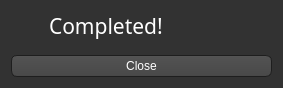
<?xml version="1.0" encoding="UTF-8"?>
<ui version="4.0">
 <class>Success</class>
 <widget class="QDialog" name="Success">
  <property name="geometry">
   <rect>
    <x>0</x>
    <y>0</y>
    <width>283</width>
    <height>88</height>
   </rect>
  </property>
  <property name="windowTitle">
   <string>Wii Music Editor Plus</string>
  </property>
  <property name="styleSheet">
   <string notr="true">QToolTip
{
     border: 1px solid black;
     background-color: #ffa02f;
     padding: 1px;
     border-radius: 3px;
     opacity: 100;
}

QWidget
{
    color: white;
    background-color: #323232;
}

QWidget:item:hover
{
    background-color: QLinearGradient( x1: 0, y1: 0, x2: 0, y2: 1, stop: 0 #ffa02f, stop: 1 #ca0619);
    color: #000000;
}

QWidget:item:selected
{
    background-color: QLinearGradient( x1: 0, y1: 0, x2: 0, y2: 1, stop: 0 #ffa02f, stop: 1 #d7801a);
}

QMenuBar
{
	background: #242424;
}

QMenuBar::item
{
    background: transparent;
}

QMenuBar::item:selected
{
    background: transparent;
    border: 1px solid #ffaa00;
}

QMenuBar::item:pressed
{
    background: #444;
    border: 1px solid #000;
    background-color: QLinearGradient(
        x1:0, y1:0,
        x2:0, y2:1,
        stop:1 #212121,
        stop:0.4 #343434/*,
        stop:0.2 #343434,
        stop:0.1 #ffaa00*/
    );
    margin-bottom:-1px;
    padding-bottom:1px;
}

QMenu
{
    border: 1px solid #000;
}

QMenu::item
{
    padding: 2px 20px 2px 20px;
}

QMenu::item:selected
{
    color: #000000;
}

QWidget:disabled
{
    color: #404040;
    background-color: #323232;
}

QLineEdit
{
    background-color: QLinearGradient( x1: 0, y1: 0, x2: 0, y2: 1, stop: 0 #4d4d4d, stop: 0 #646464, stop: 1 #5d5d5d);
    padding: 1px;
    border-style: solid;
    border: 1px solid #1e1e1e;
    border-radius: 5;
}

QSpinBox
{
    background-color: QLinearGradient( x1: 0, y1: 0, x2: 0, y2: 1, stop: 0 #4d4d4d, stop: 0 #646464, stop: 1 #5d5d5d);
    padding: 1px;
    border-style: solid;
    border: 1px solid #1e1e1e;
    border-radius: 5;
}

QPushButton
{
    color: white;
    background-color: QLinearGradient( x1: 0, y1: 0, x2: 0, y2: 1, stop: 0 #565656, stop: 0.1 #525252, stop: 0.5 #4e4e4e, stop: 0.9 #4a4a4a, stop: 1 #464646);
    border-width: 1px;
    border-color: #1e1e1e;
    border-style: solid;
    border-radius: 6;
    padding: 3px;
    padding-left: 5px;
    padding-right: 5px;
}

QPushButton:pressed
{
    background-color: QLinearGradient( x1: 0, y1: 0, x2: 0, y2: 1, stop: 0 #2d2d2d, stop: 0.1 #2b2b2b, stop: 0.5 #292929, stop: 0.9 #282828, stop: 1 #252525);
}

QComboBox
{
    selection-background-color: #ffaa00;
    background-color: QLinearGradient( x1: 0, y1: 0, x2: 0, y2: 1, stop: 0 #565656, stop: 0.1 #525252, stop: 0.5 #4e4e4e, stop: 0.9 #4a4a4a, stop: 1 #464646);
    border-style: solid;
    border: 1px solid #1e1e1e;
    border-radius: 5;
	padding-left: 4px;
}

QComboBox:hover,QPushButton:hover
{
    border: 2px solid QLinearGradient( x1: 0, y1: 0, x2: 0, y2: 1, stop: 0 #ffa02f, stop: 1 #d7801a);
}


QComboBox:on
{
    background-color: QLinearGradient( x1: 0, y1: 0, x2: 0, y2: 1, stop: 0 #2d2d2d, stop: 0.1 #2b2b2b, stop: 0.5 #292929, stop: 0.9 #282828, stop: 1 #252525);
    selection-background-color: #ffaa00;
}

QComboBox QAbstractItemView
{
    border: 2px solid darkgray;
    selection-background-color: QLinearGradient( x1: 0, y1: 0, x2: 0, y2: 1, stop: 0 #ffa02f, stop: 1 #d7801a);
}

QComboBox::drop-down
{
     subcontrol-origin: padding;
     subcontrol-position: top right;
     width: 15px;

     border-left-width: 0px;
     border-left-color: darkgray;
     border-left-style: solid; /* just a single line */
     border-top-right-radius: 3px; /* same radius as the QComboBox */
     border-bottom-right-radius: 3px;
 }

QComboBox::down-arrow
{
     image: url(:images/images/down_arrow.png);
}

QGroupBox:focus
{
border: 2px solid QLinearGradient( x1: 0, y1: 0, x2: 0, y2: 1, stop: 0 #ffa02f, stop: 1 #d7801a);
}

QTextEdit:focus
{
    border: 2px solid QLinearGradient( x1: 0, y1: 0, x2: 0, y2: 1, stop: 0 #ffa02f, stop: 1 #d7801a);
}

QScrollBar:horizontal {
     border: 1px solid #222222;
     background: QLinearGradient( x1: 0, y1: 0, x2: 0, y2: 1, stop: 0.0 #121212, stop: 0.2 #282828, stop: 1 #484848);
     height: 7px;
     margin: 0px 16px 0 16px;
}

QScrollBar::handle:horizontal
{
      background: QLinearGradient( x1: 0, y1: 0, x2: 1, y2: 0, stop: 0 #ffa02f, stop: 0.5 #d7801a, stop: 1 #ffa02f);
      min-height: 20px;
      border-radius: 2px;
}

QScrollBar::add-line:horizontal {
      border: 1px solid #1b1b19;
      border-radius: 2px;
      background: QLinearGradient( x1: 0, y1: 0, x2: 1, y2: 0, stop: 0 #ffa02f, stop: 1 #d7801a);
      width: 14px;
      subcontrol-position: right;
      subcontrol-origin: margin;
}

QScrollBar::sub-line:horizontal {
      border: 1px solid #1b1b19;
      border-radius: 2px;
      background: QLinearGradient( x1: 0, y1: 0, x2: 1, y2: 0, stop: 0 #ffa02f, stop: 1 #d7801a);
      width: 14px;
     subcontrol-position: left;
     subcontrol-origin: margin;
}

QAbstractItemView
{
    background-color: #121212;
}

QScrollBar::right-arrow:horizontal, QScrollBar::left-arrow:horizontal
{
      border: 1px solid black;
      width: 1px;
      height: 1px;
      background: white;
}

QScrollBar::add-page:horizontal, QScrollBar::sub-page:horizontal
{
      background: none;
}

QScrollBar:vertical
{
      background: QLinearGradient( x1: 0, y1: 0, x2: 1, y2: 0, stop: 0.0 #121212, stop: 0.2 #282828, stop: 1 #484848);
      width: 7px;
      margin: 16px 0 16px 0;
      border: 1px solid #222222;
}

QScrollBar::handle:vertical
{
      background: QLinearGradient( x1: 0, y1: 0, x2: 0, y2: 1, stop: 0 #ffa02f, stop: 0.5 #d7801a, stop: 1 #ffa02f);
      min-height: 20px;
      border-radius: 2px;
}

QScrollBar::add-line:vertical
{
      border: 1px solid #1b1b19;
      border-radius: 2px;
      background: QLinearGradient( x1: 0, y1: 0, x2: 0, y2: 1, stop: 0 #ffa02f, stop: 1 #d7801a);
      height: 14px;
      subcontrol-position: bottom;
      subcontrol-origin: margin;
}

QScrollBar::sub-line:vertical
{
      border: 1px solid #1b1b19;
      border-radius: 2px;
      background: QLinearGradient( x1: 0, y1: 0, x2: 0, y2: 1, stop: 0 #d7801a, stop: 1 #ffa02f);
      height: 14px;
      subcontrol-position: top;
      subcontrol-origin: margin;
}

QScrollBar::up-arrow:vertical, QScrollBar::down-arrow:vertical
{
      border: 1px solid black;
      width: 1px;
      height: 1px;
      background: white;
}


QScrollBar::add-page:vertical, QScrollBar::sub-page:vertical
{
      background: none;
}

QTextEdit
{
    background-color: #242424;
	padding-left: 1px;
}

QPlainTextEdit
{
    background-color: #242424;
}

QHeaderView::section
{
    background-color: QLinearGradient(x1:0, y1:0, x2:0, y2:1, stop:0 #616161, stop: 0.5 #505050, stop: 0.6 #434343, stop:1 #656565);
    color: white;
    padding-left: 4px;
    border: 1px solid #6c6c6c;
}

QCheckBox:disabled
{
color: #414141;
}

QDockWidget::title
{
    text-align: center;
    spacing: 3px; /* spacing between items in the tool bar */
    background-color: QLinearGradient(x1:0, y1:0, x2:0, y2:1, stop:0 #323232, stop: 0.5 #242424, stop:1 #323232);
}

QDockWidget::close-button, QDockWidget::float-button
{
    text-align: center;
    spacing: 1px; /* spacing between items in the tool bar */
    background-color: QLinearGradient(x1:0, y1:0, x2:0, y2:1, stop:0 #323232, stop: 0.5 #242424, stop:1 #323232);
}

QDockWidget::close-button:hover, QDockWidget::float-button:hover
{
    background: #242424;
}

QDockWidget::close-button:pressed, QDockWidget::float-button:pressed
{
    padding: 1px -1px -1px 1px;
}

QMainWindow::separator
{
    background-color: QLinearGradient(x1:0, y1:0, x2:0, y2:1, stop:0 #161616, stop: 0.5 #151515, stop: 0.6 #212121, stop:1 #343434);
    color: white;
    padding-left: 4px;
    border: 1px solid #4c4c4c;
    spacing: 3px; /* spacing between items in the tool bar */
}

QMainWindow::separator:hover
{

    background-color: QLinearGradient(x1:0, y1:0, x2:0, y2:1, stop:0 #d7801a, stop:0.5 #b56c17 stop:1 #ffa02f);
    color: white;
    padding-left: 4px;
    border: 1px solid #6c6c6c;
    spacing: 3px; /* spacing between items in the tool bar */
}

QToolBar::handle
{
     spacing: 3px; /* spacing between items in the tool bar */
     background: url(:images/images/handle.png);
}

QMenu::separator
{
    height: 2px;
    background-color: QLinearGradient(x1:0, y1:0, x2:0, y2:1, stop:0 #161616, stop: 0.5 #151515, stop: 0.6 #212121, stop:1 #343434);
    color: white;
    padding-left: 4px;
    margin-left: 10px;
    margin-right: 5px;
}

QProgressBar
{
    border: 2px solid grey;
    border-radius: 5px;
    text-align: center;
}

QProgressBar::chunk
{
    background-color: #d7801a;
    width: 2.15px;
    margin: 0.5px;
}

QTabBar::tab {
    color: #b1b1b1;
    border: 1px solid #444;
    border-bottom-style: none;
    background-color: #323232;
    padding-left: 10px;
    padding-right: 10px;
    padding-top: 3px;
    padding-bottom: 2px;
    margin-right: -1px;
}

QTabWidget::pane {
    border: 1px solid #444;
    top: 1px;
}

QTabBar::tab:last
{
    margin-right: 0; /* the last selected tab has nothing to overlap with on the right */
    border-top-right-radius: 3px;
}

QTabBar::tab:first:!selected
{
 margin-left: 0px; /* the last selected tab has nothing to overlap with on the right */


    border-top-left-radius: 3px;
}

QTabBar::tab:!selected
{
    color: #b1b1b1;
    border-bottom-style: solid;
    margin-top: 3px;
    background-color: QLinearGradient(x1:0, y1:0, x2:0, y2:1, stop:1 #212121, stop:.4 #343434);
}

QTabBar::tab:selected
{
    border-top-left-radius: 3px;
    border-top-right-radius: 3px;
    margin-bottom: 0px;
}

QTabBar::tab:!selected:hover
{
    /*border-top: 2px solid #ffaa00;
    padding-bottom: 3px;*/
    border-top-left-radius: 3px;
    border-top-right-radius: 3px;
    background-color: QLinearGradient(x1:0, y1:0, x2:0, y2:1, stop:1 #212121, stop:0.4 #343434, stop:0.2 #343434, stop:0.1 #ffaa00);
}

QRadioButton::indicator:checked, QRadioButton::indicator:unchecked{
    color: #b1b1b1;
    background-color: #323232;
    border: 1px solid #b1b1b1;
    border-radius: 6px;
}

QRadioButton::indicator:checked
{
    background-color: qradialgradient(
        cx: 0.5, cy: 0.5,
        fx: 0.5, fy: 0.5,
        radius: 1.0,
        stop: 0.25 #ffaa00,
        stop: 0.3 #323232);
}

QRadioButton::indicator:checked:disabled
{
    background-color: qradialgradient(
        cx: 0.5, cy: 0.5,
        fx: 0.5, fy: 0.5,
        radius: 1.0,
        stop: 0.25 #323232,
        stop: 0.3 #323232);
}

QCheckBox::indicator{
    color: #b1b1b1;
    background-color: #323232;
    border: 1px solid #b1b1b1;
    width: 9px;
    height: 9px;
}

QRadioButton::indicator
{
    border-radius: 6px;
}

QRadioButton::indicator:hover, QCheckBox::indicator:hover
{
    border: 1px solid #ffaa00;
}

QCheckBox::indicator:checked
{
    image:url(:images/images/checkbox.png);
}

QCheckBox::indicator:disabled, QRadioButton::indicator:disabled
{
    border: 1px solid #444;
}</string>
  </property>
  <layout class="QVBoxLayout" name="verticalLayout">
   <item>
    <layout class="QHBoxLayout" name="Title">
     <item>
      <widget class="QLabel" name="CompleteSymbol">
       <property name="maximumSize">
        <size>
         <width>32</width>
         <height>16777215</height>
        </size>
       </property>
       <property name="text">
        <string notr="true">&lt;html&gt;&lt;head/&gt;&lt;body&gt;&lt;p&gt;&lt;img src=&quot;:/images/images/checkmark.png&quot;/&gt;&lt;/p&gt;&lt;/body&gt;&lt;/html&gt;</string>
       </property>
      </widget>
     </item>
     <item>
      <widget class="QLabel" name="CompleteTitle">
       <property name="font">
        <font>
         <family>Continuum Medium</family>
         <pointsize>16</pointsize>
        </font>
       </property>
       <property name="text">
        <string>Completed!</string>
       </property>
      </widget>
     </item>
    </layout>
   </item>
   <item>
    <spacer name="CompleteSpacer">
     <property name="orientation">
      <enum>Qt::Vertical</enum>
     </property>
     <property name="sizeHint" stdset="0">
      <size>
       <width>20</width>
       <height>1</height>
      </size>
     </property>
    </spacer>
   </item>
   <item>
    <widget class="QPushButton" name="CompleteClose">
     <property name="enabled">
      <bool>true</bool>
     </property>
     <property name="text">
      <string>Close</string>
     </property>
    </widget>
   </item>
  </layout>
 </widget>
 <resources>
  <include location="../resources/resources.qrc"/>
 </resources>
 <connections/>
</ui>
